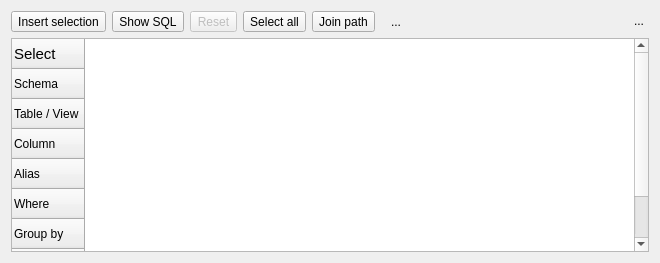
<?xml version="1.0" encoding="UTF-8"?>
<ui version="4.0">
 <class>GraphicalQueryBuilderCoreWidget</class>
 <widget class="QWidget" name="GraphicalQueryBuilderCoreWidget">
  <property name="enabled">
   <bool>true</bool>
  </property>
  <property name="geometry">
   <rect>
    <x>0</x>
    <y>0</y>
    <width>660</width>
    <height>263</height>
   </rect>
  </property>
  <property name="sizePolicy">
   <sizepolicy hsizetype="Preferred" vsizetype="Preferred">
    <horstretch>0</horstretch>
    <verstretch>0</verstretch>
   </sizepolicy>
  </property>
  <property name="minimumSize">
   <size>
    <width>0</width>
    <height>230</height>
   </size>
  </property>
  <property name="baseSize">
   <size>
    <width>550</width>
    <height>0</height>
   </size>
  </property>
  <property name="focusPolicy">
   <enum>Qt::NoFocus</enum>
  </property>
  <property name="windowTitle">
   <string>PGM - GQB</string>
  </property>
  <property name="windowIcon">
   <iconset resource="../../../libpgmodeler_ui/res/resources.qrc">
    <normaloff>:/imagens/imagens/pgmodeler_logo.png</normaloff>:/imagens/imagens/pgmodeler_logo.png</iconset>
  </property>
  <layout class="QGridLayout" name="gridLayout">
   <item row="0" column="4">
    <widget class="QToolButton" name="path_btn">
     <property name="sizePolicy">
      <sizepolicy hsizetype="Preferred" vsizetype="Preferred">
       <horstretch>0</horstretch>
       <verstretch>0</verstretch>
      </sizepolicy>
     </property>
     <property name="minimumSize">
      <size>
       <width>0</width>
       <height>0</height>
      </size>
     </property>
     <property name="focusPolicy">
      <enum>Qt::WheelFocus</enum>
     </property>
     <property name="toolTip">
      <string>Relationship(s) involved in the query - either selected or calculated.</string>
     </property>
     <property name="text">
      <string>Join path</string>
     </property>
     <property name="icon">
      <iconset resource="../../../libpgmodeler_ui/res/resources.qrc">
       <normaloff>:/icones/icones/visaoarvore.png</normaloff>:/icones/icones/visaoarvore.png</iconset>
     </property>
     <property name="iconSize">
      <size>
       <width>20</width>
       <height>20</height>
      </size>
     </property>
     <property name="checkable">
      <bool>true</bool>
     </property>
     <property name="checked">
      <bool>false</bool>
     </property>
     <property name="toolButtonStyle">
      <enum>Qt::ToolButtonTextBesideIcon</enum>
     </property>
    </widget>
   </item>
   <item row="0" column="1">
    <widget class="QToolButton" name="show_sql_btn">
     <property name="sizePolicy">
      <sizepolicy hsizetype="Preferred" vsizetype="Preferred">
       <horstretch>0</horstretch>
       <verstretch>0</verstretch>
      </sizepolicy>
     </property>
     <property name="minimumSize">
      <size>
       <width>0</width>
       <height>0</height>
      </size>
     </property>
     <property name="toolTip">
      <string>Output the produced SQL code</string>
     </property>
     <property name="text">
      <string>Show SQL</string>
     </property>
     <property name="icon">
      <iconset resource="../../../libpgmodeler_ui/res/resources.qrc">
       <normaloff>:/icones/icones/genericsql.png</normaloff>:/icones/icones/genericsql.png</iconset>
     </property>
     <property name="iconSize">
      <size>
       <width>20</width>
       <height>20</height>
      </size>
     </property>
     <property name="toolButtonStyle">
      <enum>Qt::ToolButtonTextBesideIcon</enum>
     </property>
    </widget>
   </item>
   <item row="0" column="2">
    <widget class="QToolButton" name="reset_btn">
     <property name="enabled">
      <bool>false</bool>
     </property>
     <property name="sizePolicy">
      <sizepolicy hsizetype="Preferred" vsizetype="Preferred">
       <horstretch>0</horstretch>
       <verstretch>0</verstretch>
      </sizepolicy>
     </property>
     <property name="minimumSize">
      <size>
       <width>0</width>
       <height>0</height>
      </size>
     </property>
     <property name="contextMenuPolicy">
      <enum>Qt::DefaultContextMenu</enum>
     </property>
     <property name="toolTip">
      <string>Reset the current query elements</string>
     </property>
     <property name="text">
      <string>Reset</string>
     </property>
     <property name="icon">
      <iconset resource="../../../libpgmodeler_ui/res/resources.qrc">
       <normaloff>:/icones/icones/limpartexto.png</normaloff>:/icones/icones/limpartexto.png</iconset>
     </property>
     <property name="iconSize">
      <size>
       <width>20</width>
       <height>20</height>
      </size>
     </property>
     <property name="popupMode">
      <enum>QToolButton::InstantPopup</enum>
     </property>
     <property name="toolButtonStyle">
      <enum>Qt::ToolButtonTextBesideIcon</enum>
     </property>
    </widget>
   </item>
   <item row="2" column="0" colspan="11">
    <widget class="QTableWidget" name="tab_wgt">
     <property name="sizePolicy">
      <sizepolicy hsizetype="Preferred" vsizetype="Expanding">
       <horstretch>0</horstretch>
       <verstretch>0</verstretch>
      </sizepolicy>
     </property>
     <property name="focusPolicy">
      <enum>Qt::StrongFocus</enum>
     </property>
     <property name="frameShadow">
      <enum>QFrame::Sunken</enum>
     </property>
     <property name="lineWidth">
      <number>1</number>
     </property>
     <property name="midLineWidth">
      <number>0</number>
     </property>
     <property name="sizeAdjustPolicy">
      <enum>QAbstractScrollArea::AdjustToContents</enum>
     </property>
     <property name="dragEnabled">
      <bool>false</bool>
     </property>
     <property name="dragDropOverwriteMode">
      <bool>false</bool>
     </property>
     <property name="dragDropMode">
      <enum>QAbstractItemView::NoDragDrop</enum>
     </property>
     <property name="defaultDropAction">
      <enum>Qt::IgnoreAction</enum>
     </property>
     <property name="selectionMode">
      <enum>QAbstractItemView::ExtendedSelection</enum>
     </property>
     <property name="selectionBehavior">
      <enum>QAbstractItemView::SelectItems</enum>
     </property>
     <property name="verticalScrollMode">
      <enum>QAbstractItemView::ScrollPerItem</enum>
     </property>
     <property name="columnCount">
      <number>0</number>
     </property>
     <attribute name="horizontalHeaderVisible">
      <bool>true</bool>
     </attribute>
     <attribute name="horizontalHeaderCascadingSectionResizes">
      <bool>false</bool>
     </attribute>
     <attribute name="verticalHeaderVisible">
      <bool>true</bool>
     </attribute>
     <attribute name="verticalHeaderCascadingSectionResizes">
      <bool>false</bool>
     </attribute>
     <row>
      <property name="text">
       <string>Select</string>
      </property>
      <property name="font">
       <font>
        <pointsize>11</pointsize>
       </font>
      </property>
      <property name="textAlignment">
       <set>AlignLeading|AlignVCenter</set>
      </property>
      <property name="icon">
       <iconset resource="../../../libpgmodeler_ui/res/resources.qrc">
        <normaloff>:/icones/icones/selecionar.png</normaloff>:/icones/icones/selecionar.png</iconset>
      </property>
     </row>
     <row>
      <property name="text">
       <string>Schema</string>
      </property>
      <property name="icon">
       <iconset resource="../../../libpgmodeler_ui/res/resources.qrc">
        <normaloff>:/icones/icones/schema.png</normaloff>:/icones/icones/schema.png</iconset>
      </property>
     </row>
     <row>
      <property name="text">
       <string>Table / View</string>
      </property>
      <property name="icon">
       <iconset resource="../../../libpgmodeler_ui/res/resources.qrc">
        <normaloff>:/icones/icones/table.png</normaloff>:/icones/icones/table.png</iconset>
      </property>
     </row>
     <row>
      <property name="text">
       <string>Column</string>
      </property>
      <property name="icon">
       <iconset resource="../../../libpgmodeler_ui/res/resources.qrc">
        <normaloff>:/icones/icones/column.png</normaloff>:/icones/icones/column.png</iconset>
      </property>
     </row>
     <row>
      <property name="text">
       <string>Alias</string>
      </property>
      <property name="icon">
       <iconset resource="../../../libpgmodeler_ui/res/resources.qrc">
        <normaloff>:/icones/icones/modificado.png</normaloff>:/icones/icones/modificado.png</iconset>
      </property>
     </row>
     <row>
      <property name="text">
       <string>Where</string>
      </property>
      <property name="icon">
       <iconset resource="../../../libpgmodeler_ui/res/resources.qrc">
        <normaloff>:/icones/icones/buscar.png</normaloff>:/icones/icones/buscar.png</iconset>
      </property>
     </row>
     <row>
      <property name="text">
       <string>Group by</string>
      </property>
      <property name="icon">
       <iconset resource="../../../libpgmodeler_ui/res/resources.qrc">
        <normaloff>:/icones/icones/column_grp.png</normaloff>:/icones/icones/column_grp.png</iconset>
      </property>
     </row>
     <row>
      <property name="text">
       <string>Having</string>
      </property>
      <property name="icon">
       <iconset resource="../../../libpgmodeler_ui/res/resources.qrc">
        <normaloff>:/icones/icones/browsetable.png</normaloff>:/icones/icones/browsetable.png</iconset>
      </property>
     </row>
     <row>
      <property name="text">
       <string>Order by</string>
      </property>
      <property name="icon">
       <iconset resource="../../../libpgmodeler_ui/res/resources.qrc">
        <normaloff>:/icones/icones/sortasc.png</normaloff>:/icones/icones/sortasc.png</iconset>
      </property>
     </row>
    </widget>
   </item>
   <item row="0" column="0">
    <widget class="QToolButton" name="insert_btn">
     <property name="sizePolicy">
      <sizepolicy hsizetype="Preferred" vsizetype="Preferred">
       <horstretch>0</horstretch>
       <verstretch>0</verstretch>
      </sizepolicy>
     </property>
     <property name="minimumSize">
      <size>
       <width>0</width>
       <height>0</height>
      </size>
     </property>
     <property name="toolTip">
      <string>Insert graphical items in the query builder</string>
     </property>
     <property name="text">
      <string>Insert selection</string>
     </property>
     <property name="icon">
      <iconset resource="../../../libpgmodeler_ui/res/resources.qrc">
       <normaloff>:/icones/icones/adicionar.png</normaloff>:/icones/icones/adicionar.png</iconset>
     </property>
     <property name="iconSize">
      <size>
       <width>20</width>
       <height>20</height>
      </size>
     </property>
     <property name="toolButtonStyle">
      <enum>Qt::ToolButtonTextBesideIcon</enum>
     </property>
    </widget>
   </item>
   <item row="0" column="10">
    <widget class="QToolButton" name="hide_tb">
     <property name="minimumSize">
      <size>
       <width>20</width>
       <height>20</height>
      </size>
     </property>
     <property name="maximumSize">
      <size>
       <width>20</width>
       <height>20</height>
      </size>
     </property>
     <property name="toolTip">
      <string>Hide this widget</string>
     </property>
     <property name="text">
      <string>...</string>
     </property>
     <property name="icon">
      <iconset resource="../../../libpgmodeler_ui/res/resources.qrc">
       <normaloff>:/icones/icones/fechar1.png</normaloff>:/icones/icones/fechar1.png</iconset>
     </property>
     <property name="autoRaise">
      <bool>true</bool>
     </property>
    </widget>
   </item>
   <item row="0" column="5" colspan="2">
    <widget class="QLabel" name="rel_cnt_lbl">
     <property name="sizePolicy">
      <sizepolicy hsizetype="Fixed" vsizetype="Preferred">
       <horstretch>0</horstretch>
       <verstretch>0</verstretch>
      </sizepolicy>
     </property>
     <property name="minimumSize">
      <size>
       <width>0</width>
       <height>0</height>
      </size>
     </property>
     <property name="baseSize">
      <size>
       <width>0</width>
       <height>0</height>
      </size>
     </property>
     <property name="layoutDirection">
      <enum>Qt::LeftToRight</enum>
     </property>
     <property name="text">
      <string>...</string>
     </property>
     <property name="alignment">
      <set>Qt::AlignLeading|Qt::AlignLeft|Qt::AlignVCenter</set>
     </property>
     <property name="indent">
      <number>10</number>
     </property>
    </widget>
   </item>
   <item row="0" column="3">
    <widget class="QToolButton" name="isolate_btn">
     <property name="enabled">
      <bool>true</bool>
     </property>
     <property name="sizePolicy">
      <sizepolicy hsizetype="Preferred" vsizetype="Preferred">
       <horstretch>0</horstretch>
       <verstretch>0</verstretch>
      </sizepolicy>
     </property>
     <property name="minimumSize">
      <size>
       <width>0</width>
       <height>0</height>
      </size>
     </property>
     <property name="toolTip">
      <string>Hide temporarily items that are not part of the current query.</string>
     </property>
     <property name="text">
      <string>Select all</string>
     </property>
     <property name="icon">
      <iconset resource="../../../libpgmodeler_ui/res/resources.qrc">
       <normaloff>:/icones/icones/selecionar.png</normaloff>:/icones/icones/selecionar.png</iconset>
     </property>
     <property name="iconSize">
      <size>
       <width>20</width>
       <height>20</height>
      </size>
     </property>
     <property name="checkable">
      <bool>false</bool>
     </property>
     <property name="toolButtonStyle">
      <enum>Qt::ToolButtonTextBesideIcon</enum>
     </property>
    </widget>
   </item>
   <item row="0" column="7">
    <spacer name="horizontalSpacer">
     <property name="orientation">
      <enum>Qt::Horizontal</enum>
     </property>
     <property name="sizeHint" stdset="0">
      <size>
       <width>40</width>
       <height>20</height>
      </size>
     </property>
    </spacer>
   </item>
  </layout>
 </widget>
 <resources>
  <include location="../../../libpgmodeler_ui/res/resources.qrc"/>
 </resources>
 <connections/>
</ui>
